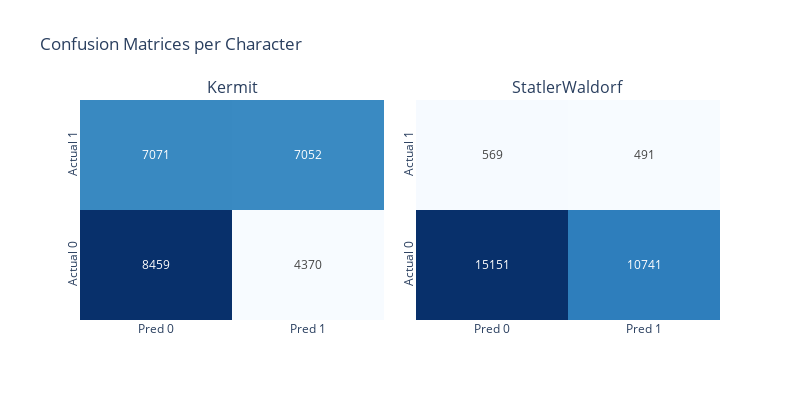
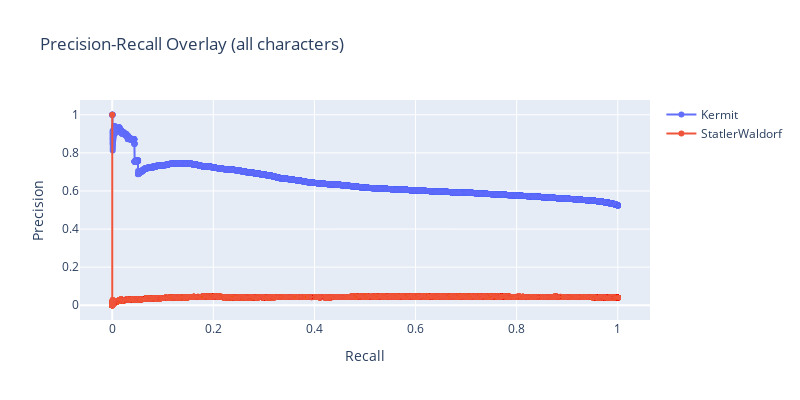
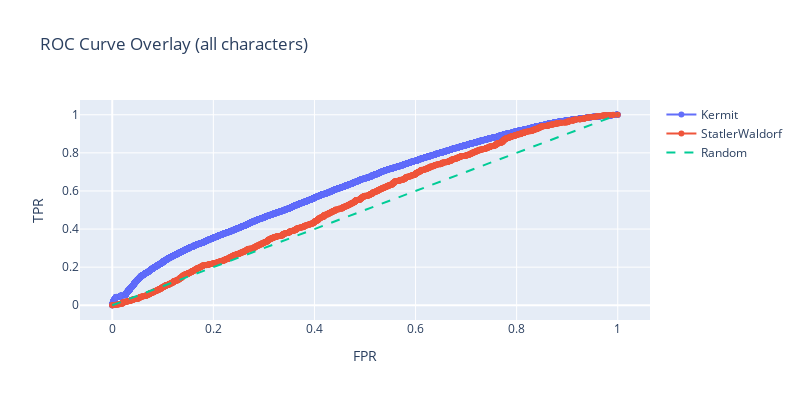

Source (notebook cell) for these figures, in order:
### Markdown cell above
> ### Model 2: Logistic Regression baseline (probabilistic scores)

- Same split + preprocessing

- Balanced class weights to address strong label imbalance

- Outputs calibrated probabilities via predict_proba

### Code cell
y_test_df = test_df[SIM1_CHARACTER_LABEL_COLS].copy()

for character in SIM1_CHARACTER_LABEL_COLS:
    y_train = train_df[character].astype(int).values
    y_test  = test_df[character].astype(int).values

    clf = LogisticRegression(
        class_weight="balanced",
        max_iter=2000,
        n_jobs=-1
    )
    clf.fit(X_train, y_train)

    y_score = clf.predict_proba(X_test)[:, 1]
    y_pred  = (y_score >= 0.5).astype(int)

    y_test_df[f"{character}_present"] = y_pred
    y_test_df[f"{character}_score"]   = y_score

metrics_lr, overall_lr = eval.evaluate_multiclass(
    y_true_df=y_test_df[SIM1_CHARACTER_LABEL_COLS],
    y_pred_df=y_test_df,
    characters=SIM1_CHARACTER_LABEL_COLS
)
print("Overall MAP (LogReg):", overall_lr)

### Figure 1 — Plotly figure (JSON) as saved in the notebook; plotly's stock layout.template omitted (floating-point values rounded to 4 significant figures)
{"data": [{"colorscale": [[0, "rgb(247,251,255)"], [0.125, "rgb(222,235,247)"], [0.25, "rgb(198,219,239)"], [0.375, "rgb(158,202,225)"], [0.5, "rgb(107,174,214)"], [0.625, "rgb(66,146,198)"], [0.75, "rgb(33,113,181)"], [0.875, "rgb(8,81,156)"], [1, "rgb(8,48,107)"]], "showscale": false, "text": [["8459", "4370"], ["7071", "7052"]], "texttemplate": "%{text}", "type": "heatmap", "x": ["Pred 0", "Pred 1"], "xaxis": "x", "y": ["Actual 0", "Actual 1"], "yaxis": "y", "z": [[8459, 4370], [7071, 7052]]}, {"colorscale": [[0, "rgb(247,251,255)"], [0.125, "rgb(222,235,247)"], [0.25, "rgb(198,219,239)"], [0.375, "rgb(158,202,225)"], [0.5, "rgb(107,174,214)"], [0.625, "rgb(66,146,198)"], [0.75, "rgb(33,113,181)"], [0.875, "rgb(8,81,156)"], [1, "rgb(8,48,107)"]], "showscale": false, "text": [["15151", "10741"], ["569", "491"]], "texttemplate": "%{text}", "type": "heatmap", "x": ["Pred 0", "Pred 1"], "xaxis": "x2", "y": ["Actual 0", "Actual 1"], "yaxis": "y2", "z": [[15151, 10741], [569, 491]]}], "layout": {"annotations": [{"font": {"size": 16}, "showarrow": false, "text": "Kermit", "x": 0.2375, "xanchor": "center", "xref": "paper", "y": 1, "yanchor": "bottom", "yref": "paper"}, {"font": {"size": 16}, "showarrow": false, "text": "StatlerWaldorf", "x": 0.7625, "xanchor": "center", "xref": "paper", "y": 1, "yanchor": "bottom", "yref": "paper"}], "height": 400, "showlegend": false, "title": {"text": "Confusion Matrices per Character"}, "width": 800, "xaxis": {"anchor": "y", "domain": [0, 0.475]}, "xaxis2": {"anchor": "y2", "domain": [0.525, 1]}, "yaxis": {"anchor": "x", "domain": [0, 1], "tickangle": -90}, "yaxis2": {"anchor": "x2", "domain": [0, 1], "tickangle": -90}}}

### Figure 2 — Plotly figure (JSON) as saved in the notebook; plotly's stock layout.template omitted (floating-point values rounded to 4 significant figures; data arrays with more than 128 entries replaced by an {"elided": "..."} marker saying what was removed)
{"data": [{"mode": "lines+markers", "name": "Kermit", "type": "scatter", "x": {"elided": "26751 float values"}, "y": {"elided": "26751 float values"}}, {"mode": "lines+markers", "name": "StatlerWaldorf", "type": "scatter", "x": {"elided": "26753 float values"}, "y": {"elided": "26753 float values"}}], "layout": {"height": 400, "title": {"text": "Precision-Recall Overlay (all characters)"}, "width": 800, "xaxis": {"title": {"text": "Recall"}}, "yaxis": {"title": {"text": "Precision"}}}}

### Figure 3 — Plotly figure (JSON) as saved in the notebook; plotly's stock layout.template omitted (floating-point values rounded to 4 significant figures; data arrays with more than 128 entries replaced by an {"elided": "..."} marker saying what was removed)
{"data": [{"mode": "lines+markers", "name": "Kermit", "type": "scatter", "x": {"elided": "12460 float values"}, "y": {"elided": "12460 float values"}}, {"mode": "lines+markers", "name": "StatlerWaldorf", "type": "scatter", "x": {"elided": "2034 float values"}, "y": {"elided": "2034 float values"}}, {"line": {"dash": "dash"}, "mode": "lines", "name": "Random", "type": "scatter", "x": [0, 1], "y": [0, 1]}], "layout": {"height": 400, "title": {"text": "ROC Curve Overlay (all characters)"}, "width": 800, "xaxis": {"title": {"text": "FPR"}}, "yaxis": {"title": {"text": "TPR"}}}}
